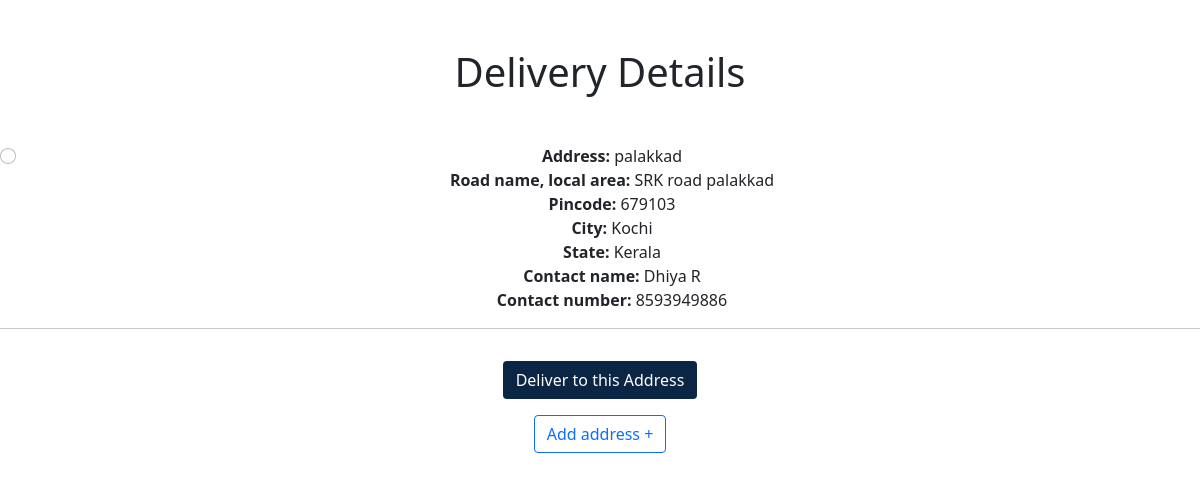
Screenshot of /groomingapp/delivery/ (signed in) with the database file from the repository.
### groomingapp/models.py (models this page shows)
class address_details_model(models.Model):
     user_details=models.ForeignKey(registration,on_delete=models.CASCADE)
     address=models.CharField(max_length=50)
     roadname=models.CharField(max_length=40)
     pincode=models.IntegerField()
     city=models.CharField(max_length=40)
     state=models.CharField(max_length=40)
     contact_person=models.CharField(max_length=40)
     contact_num=models.IntegerField()

### groomingapp/views.py (the view)
# urls.py: path('delivery/',delivery),
def delivery(request):
    userid=request.session['userid']
    db=address_details_model.objects.filter(user_details__id=userid)
    return render(request,'delivery.html',{'data':db})

### groomingapp/templates/delivery.html (shortened to what this page needs)
<!DOCTYPE html>
<html lang="en">
<head>
    <link href="https://cdn.jsdelivr.net/npm/bootstrap@5.0.2/dist/css/bootstrap.min.css" rel="stylesheet">
</head>
<body>
<div class="text-center mt-5">
    <h1>Delivery Details</h1>
    <form method="GET" action="http://127.0.0.1:8000/groomingapp/product_summary/" class="mt-5">
        {% for i in data %}
        <div class="form-check">
            <input type="radio" class="form-check-input" name="address" value="{{ i.id }}" id="address{{ i.id }}">
            <label class="form-check-label" for="address{{ i.id }}">
                <b>Address:</b> {{ i.address }}<br>
                <b>Road name, local area:</b> {{ i.roadname }}<br>
                <b>Pincode:</b> {{ i.pincode }}<br>
                <b>City:</b> {{ i.city }}<br>
                <b>State:</b> {{ i.state }}<br>
                <b>Contact name:</b> {{ i.contact_person }}<br>
                <b>Contact number:</b> {{ i.contact_num }}<br>
            </label>
        </div>
        <hr>
        {% endfor %}
        <input type="submit" value="Deliver to this Address" class="btn text-white mt-3" style="background-color:#0a2644">
    </form>
    <a href="http://127.0.0.1:8000/shoppingapp/add_details/" class="btn btn-outline-primary mt-3">Add address +</a>
</div>
</body>
</html>

### rows the page displays
address_details_model: address "palakkad", roadname "SRK road palakkad", pincode "679103", city "Kochi", state "Kerala", contact_person "Dhiya R", contact_num "8593949886"
